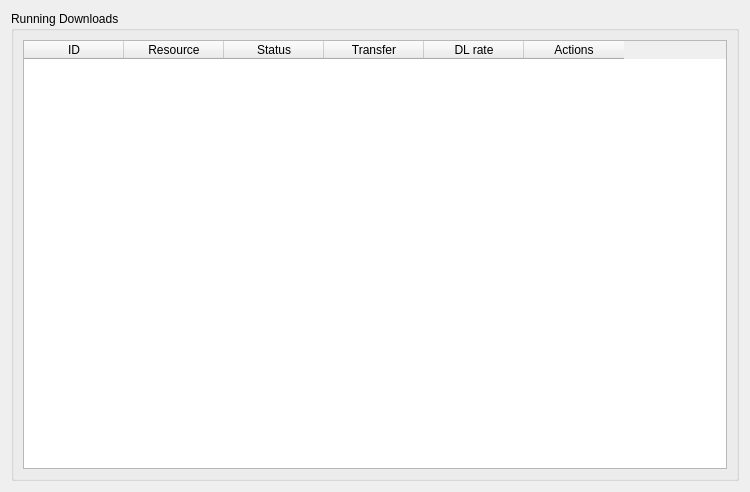
<?xml version="1.0" encoding="UTF-8"?>
<ui version="4.0">
 <class>Form</class>
 <widget class="QWidget" name="Form">
  <property name="geometry">
   <rect>
    <x>0</x>
    <y>0</y>
    <width>750</width>
    <height>492</height>
   </rect>
  </property>
  <property name="windowTitle">
   <string>Form</string>
  </property>
  <layout class="QVBoxLayout" name="verticalLayout">
   <item>
    <widget class="QGroupBox" name="groupBox">
     <property name="sizePolicy">
      <sizepolicy hsizetype="Preferred" vsizetype="Expanding">
       <horstretch>0</horstretch>
       <verstretch>0</verstretch>
      </sizepolicy>
     </property>
     <property name="title">
      <string>Running Downloads</string>
     </property>
     <layout class="QVBoxLayout" name="verticalLayout_7">
      <item>
       <widget class="DownloadTableWidget" name="widget_jobs">
        <column>
         <property name="text">
          <string>ID</string>
         </property>
        </column>
        <column>
         <property name="text">
          <string>Resource</string>
         </property>
        </column>
        <column>
         <property name="text">
          <string>Status</string>
         </property>
        </column>
        <column>
         <property name="text">
          <string>Transfer</string>
         </property>
        </column>
        <column>
         <property name="text">
          <string>DL rate</string>
         </property>
        </column>
        <column>
         <property name="text">
          <string>Actions</string>
         </property>
        </column>
       </widget>
      </item>
     </layout>
    </widget>
   </item>
  </layout>
 </widget>
 <customwidgets>
  <customwidget>
   <class>DownloadTableWidget</class>
   <extends>QTableWidget</extends>
   <header>dcoraid.gui.panel_downloads.download_table</header>
  </customwidget>
 </customwidgets>
 <resources/>
 <connections/>
</ui>
